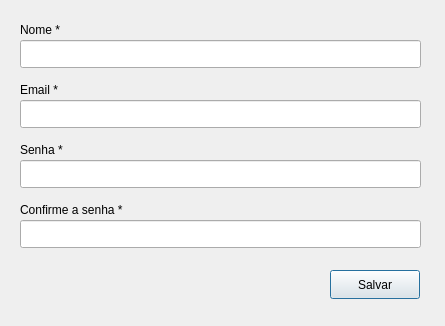
<?xml version="1.0" encoding="UTF-8"?>
<ui version="4.0">
 <class>RegisterWindow</class>
 <widget class="QDialog" name="RegisterWindow">
  <property name="geometry">
   <rect>
    <x>0</x>
    <y>0</y>
    <width>445</width>
    <height>326</height>
   </rect>
  </property>
  <property name="windowTitle">
   <string>Dialog</string>
  </property>
  <widget class="QLabel" name="label">
   <property name="geometry">
    <rect>
     <x>20</x>
     <y>20</y>
     <width>63</width>
     <height>20</height>
    </rect>
   </property>
   <property name="text">
    <string>Nome *</string>
   </property>
  </widget>
  <widget class="QLineEdit" name="inputNome">
   <property name="geometry">
    <rect>
     <x>20</x>
     <y>40</y>
     <width>401</width>
     <height>28</height>
    </rect>
   </property>
  </widget>
  <widget class="QLineEdit" name="inputEmail">
   <property name="geometry">
    <rect>
     <x>20</x>
     <y>100</y>
     <width>401</width>
     <height>28</height>
    </rect>
   </property>
  </widget>
  <widget class="QLabel" name="label_2">
   <property name="geometry">
    <rect>
     <x>20</x>
     <y>80</y>
     <width>63</width>
     <height>20</height>
    </rect>
   </property>
   <property name="text">
    <string>Email *</string>
   </property>
  </widget>
  <widget class="QLabel" name="label_3">
   <property name="geometry">
    <rect>
     <x>20</x>
     <y>140</y>
     <width>50</width>
     <height>20</height>
    </rect>
   </property>
   <property name="text">
    <string>Senha *</string>
   </property>
  </widget>
  <widget class="QLineEdit" name="inputSenha">
   <property name="geometry">
    <rect>
     <x>20</x>
     <y>160</y>
     <width>401</width>
     <height>28</height>
    </rect>
   </property>
   <property name="echoMode">
    <enum>QLineEdit::EchoMode::Password</enum>
   </property>
  </widget>
  <widget class="QLabel" name="label_4">
   <property name="geometry">
    <rect>
     <x>20</x>
     <y>200</y>
     <width>161</width>
     <height>20</height>
    </rect>
   </property>
   <property name="text">
    <string>Confirme a senha *</string>
   </property>
  </widget>
  <widget class="QLineEdit" name="inputConfirmeSenha">
   <property name="geometry">
    <rect>
     <x>20</x>
     <y>220</y>
     <width>401</width>
     <height>28</height>
    </rect>
   </property>
   <property name="echoMode">
    <enum>QLineEdit::EchoMode::Password</enum>
   </property>
  </widget>
  <widget class="QPushButton" name="btnSave">
   <property name="geometry">
    <rect>
     <x>330</x>
     <y>270</y>
     <width>90</width>
     <height>29</height>
    </rect>
   </property>
   <property name="text">
    <string>Salvar</string>
   </property>
  </widget>
  <widget class="QLabel" name="msgNome">
   <property name="geometry">
    <rect>
     <x>190</x>
     <y>20</y>
     <width>231</width>
     <height>20</height>
    </rect>
   </property>
   <property name="text">
    <string/>
   </property>
  </widget>
  <widget class="QLabel" name="msgEmail">
   <property name="geometry">
    <rect>
     <x>190</x>
     <y>80</y>
     <width>231</width>
     <height>20</height>
    </rect>
   </property>
   <property name="text">
    <string/>
   </property>
  </widget>
  <widget class="QLabel" name="msgSenha">
   <property name="geometry">
    <rect>
     <x>190</x>
     <y>140</y>
     <width>231</width>
     <height>20</height>
    </rect>
   </property>
   <property name="text">
    <string/>
   </property>
  </widget>
  <widget class="QLabel" name="msgConfirmeSenha">
   <property name="geometry">
    <rect>
     <x>190</x>
     <y>200</y>
     <width>231</width>
     <height>20</height>
    </rect>
   </property>
   <property name="text">
    <string/>
   </property>
  </widget>
 </widget>
 <resources/>
 <connections/>
</ui>
